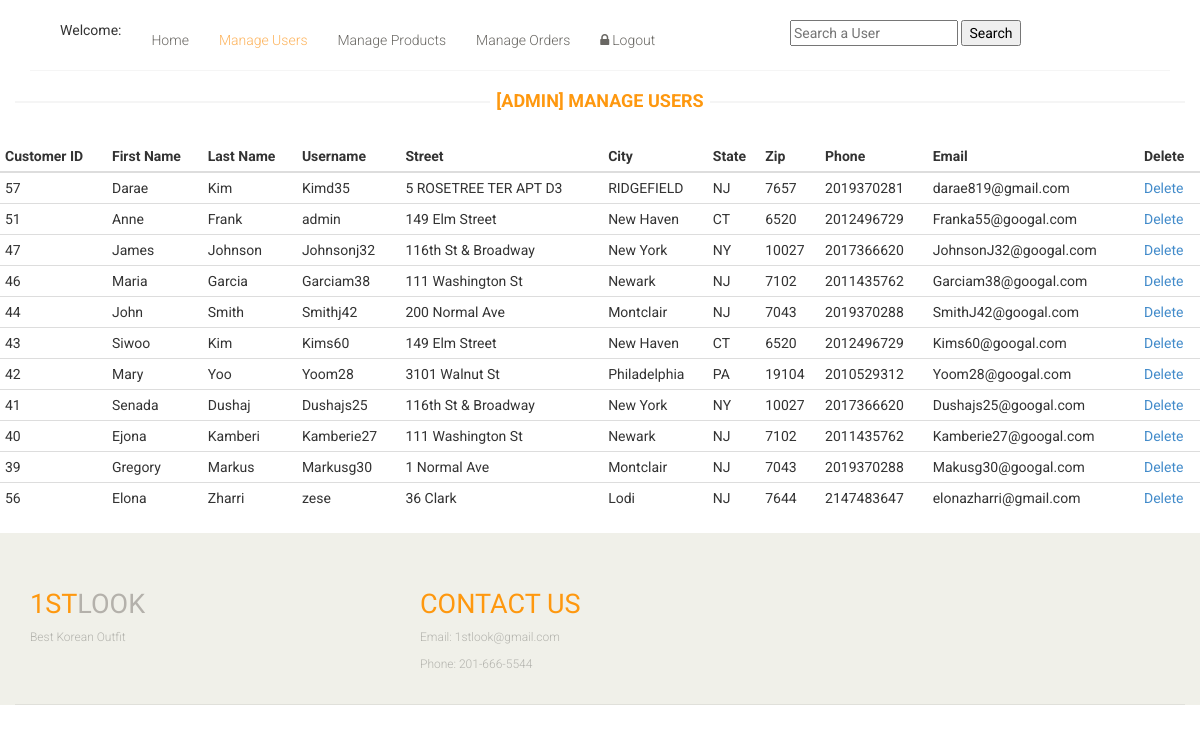
The page /admin_users.php on the database its author committed.
### tables this page shows
CREATE TABLE `users` (
  `id` int(30) NOT NULL,
  `positionID` varchar(15) NOT NULL,
  `firstname` varchar(15) NOT NULL,
  `lastname` varchar(15) NOT NULL,
  `username` varchar(30) NOT NULL,
  `password` varchar(200) NOT NULL,
  `street` varchar(30) NOT NULL,
  `city` varchar(30) NOT NULL,
  `state` varchar(30) NOT NULL,
  `zip` int(15) NOT NULL,
  `phone` int(15) NOT NULL,
  `email` varchar(30) NOT NULL
);

### admin_users.php (the view, shortened to what this page needs)
<?php
	$link = connect();
	$sql = "SELECT * FROM users";
	$result= mysqli_query($link,$sql);
			if(mysqli_num_rows($result) > 0){
?>
<!DOCTYPE html>
<html lang="en">
<head>
    <link href="css/bootstrap.min.css" rel="stylesheet">
    <link href="css/font-awesome.min.css" rel="stylesheet">
    <link href="css/prettyPhoto.css" rel="stylesheet">
    <link href="css/price-range.css" rel="stylesheet">
    <link href="css/animate.css" rel="stylesheet">
	<link href="css/main.css" rel="stylesheet">
	<link href="css/responsive.css" rel="stylesheet">
</head>
    <body>
        <header id="header">
		<div class="header-middle">
			<div class="container">
				<div class="row" >
					<div class="col-sm-8">
						<div class="shop-menu pull-left">
							<ul class="nav navbar-nav">
							    <li><?php echo "Welcome: ", $_SESSION['firstname'] ?></li>
								<li><a href="admin.php">Home</a></li>
								<li><a href="admin_users.php?admin_users" class="active">Manage Users</a></li>
                                <li><a href="admin_products.php?admin_products" >Manage Products</a></li>
								<li><a href="admin_orders.php?admin_orders">Manage Orders</a></li>
								<li><a href="logout.php"><i class="fa fa-lock"></i>Logout</a>
								</li>
							</ul>
						</div>
					</div>
					 <div>
                     <form method="get" action="results.php" enctype="multipart/form-data">
                    <input type="text" name="user_query" placeholder="Search a User"/ >
                    <input type="submit" name="search" value="Search" />
                </form>
				</div>
			</div>
		</div>
	</header>
        <h2 class="title text-center"><br>[ADMIN] Manage Users</h2>
        <table class="table table-condensed">
					<thead>
						<tr class="cart_menu">
                        <th>Customer ID</th>
                        <th>First Name</th>
                        <th>Last Name</th>
                        <th>Username</th>
                        <th>Street</th>
                        <th>City</th>
                        <th>State</th>
                        <th>Zip</th>
                        <th>Phone</th>
                        <th>Email</th>
                        <th>Delete</th>
                        </tr>
                    </thead>
<?php
			  while($row=mysqli_fetch_assoc($result)){
			   $id = $row['id'];
			   $firstname = $row['firstname'];
			   $lastname = $row['lastname'];
			   $username = $row['username'];
			   $street = $row['street'];
			   $city = $row['city'];
			   $state = $row['state'];
			   $zip = $row['zip'];
			   $phone = $row['phone'];
			   $email = $row['email'];
?>
              <tr>
                <td><?php echo $id?></td>
                <td><?php echo $firstname?></td>
                <td><?php echo $lastname?></td>
                <td><?php echo $username?></td>
                <td><?php echo $street?></td>
                <td><?php echo $city?></td>
                <td><?php echo $state?></td>
                <td><?php echo $zip?></td>
                <td><?php echo $phone?></td>
                <td><?php echo $email?></td>
                <td><a class="cart_quantity_delete" href="admin_users.php?delete= <?php echo $row['id']; ?>">Delete</a></td>
              </tr>
           <?php
			  }
           ?>
        </table>
    <footer id="footer">
		<div class="footer-top">
			<div class="container">
				<div class="row">
					<div class="col-sm-2">
						<div class="companyinfo">
							<h2><span>1ST</span>LOOK</h2>
							<p>Best Korean Outfit</p>
						</div>
					</div>
					<div class="col-sm-2">
					</div>
						<div class="col-sm-2">
						<div class="companyinfo">
							<h2><span>Contact Us</span></h2>
							<p>Email: 1stlook@gmail.com</p>
							<p>Phone: 201-666-5544</p>
						</div>
					</div>
						<div class="col-sm-2">
					</div>
					<div class="col-sm-3">
						<div class="address">
						</div>
					</div>
				</div>
			</div>
		</div>
	</footer>
    </body>
</html>
<?php
		} else{
				echo "Can't find another products. Try later.";
				}
?>

### css/main.css (style rules this page uses)
body { font-family: 'Roboto', sans-serif; background:; position: relative; font-weight:400px; }
ul li { list-style: none; }
a { -webkit-transition: 300ms; -moz-transition: 300ms; -o-transition: 300ms; transition: 300ms; }
h1, h2, h3, h4, h5, h6 { font-family: 'Roboto', sans-serif; }
.header-middle .container .row { border-bottom: 1px solid #f5f5f5; margin-left: 0; margin-right: 0; padding-bottom: 20px; padding-top: 20px; }
.header-middle .container .row .col-sm-8 { padding-right:0; }
.shop-menu ul li { display:inline-block; padding-left: 15px; padding-right: 15px; }
.shop-menu ul li:last-child { padding-right: 0; }
.shop-menu ul li a { color: #696763; font-family: 'Roboto', sans-serif; font-size: 14px; font-weight: 300; padding:0; padding-right: 0; margin-top: 10px; }
.shop-menu ul li a i { margin-right:3px; }
.mainmenu ul li a:hover, .mainmenu ul li a.active, .shop-menu ul li a.active { background:none; color:#fdb45e; }
#footer { background: #F0F0E9; }
.footer-top .container { border-bottom: 1px solid #E0E0DA; padding-bottom: 20px; }
.companyinfo { margin-top: 57px; }
.companyinfo h2 { color: #B4B1AB; font-family: abel; font-size: 27px; text-transform: uppercase; }
.companyinfo h2 span { color:#FE980F; }
.companyinfo p { color: #B3B3AD; font-family: 'Roboto', sans-serif; font-size: 12px; font-weight: 300; }
.footer-top .col-sm-3 { overflow: hidden; }
.address { margin-top: 30px; position: relative; overflow: hidden; }
.left-sidebar h2:after, h2.title:after { content: " "; position: absolute; border: 1px solid #f5f5f5; bottom:8px; left: 0; width: 100%; height: 0; z-index: -2; }
h2.title:before { content: " "; position: absolute; background: #fff; bottom: -6px; width: 220px; height: 30px; z-index: -1; left: 50%; margin-left: -110px; }
h2.title { color: #FE980F; font-family: 'Roboto', sans-serif; font-size: 18px; font-weight: 700; margin: 0 15px; text-transform: uppercase; margin-bottom: 30px; position: relative; }

### rows shown on the page
users: id "57", firstname "Darae", lastname "Kim", username "Kimd35", street "5 ROSETREE TER APT D3", city "RIDGEFIELD", state "NJ", zip "7657", phone "2019370281", email "darae819@gmail.com"
users: id "51", firstname "Anne", lastname "Frank", username "admin", street "149 Elm Street", city "New Haven", state "CT", zip "6520", phone "2012496729", email "Franka55@googal.com"
users: id "47", firstname "James", lastname "Johnson", username "Johnsonj32", street "116th St & Broadway", city "New York", state "NY", zip "10027", phone "2017366620", email "JohnsonJ32@googal.com"
users: id "46", firstname "Maria", lastname "Garcia", username "Garciam38", street "111 Washington St", city "Newark", state "NJ", zip "7102", phone "2011435762", email "Garciam38@googal.com"
users: id "44", firstname "John", lastname "Smith", username "Smithj42", street "200 Normal Ave", city "Montclair", state "NJ", zip "7043", phone "2019370288", email "SmithJ42@googal.com"
users: id "43", firstname "Siwoo", lastname "Kim", username "Kims60", street "149 Elm Street", city "New Haven", state "CT", zip "6520", phone "2012496729", email "Kims60@googal.com"
users: id "42", firstname "Mary", lastname "Yoo", username "Yoom28", street "3101 Walnut St", city "Philadelphia", state "PA", zip "19104", phone "2010529312", email "Yoom28@googal.com"
users: id "41", firstname "Senada", lastname "Dushaj", username "Dushajs25", street "116th St & Broadway", city "New York", state "NY", zip "10027", phone "2017366620", email "Dushajs25@googal.com"
users: id "40", firstname "Ejona", lastname "Kamberi", username "Kamberie27", street "111 Washington St", city "Newark", state "NJ", zip "7102", phone "2011435762", email "Kamberie27@googal.com"
users: id "39", firstname "Gregory", lastname "Markus", username "Markusg30", street "1 Normal Ave", city "Montclair", state "NJ", zip "7043", phone "2019370288", email "Makusg30@googal.com"
users: id "56", firstname "Elona", lastname "Zharri", username "zese", street "36 Clark", city "Lodi", state "NJ", zip "7644", phone "2147483647", email "elonazharri@gmail.com"
